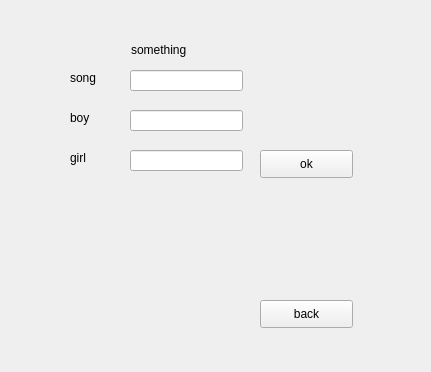
<?xml version="1.0" encoding="UTF-8"?>
<ui version="4.0">
 <class>dance</class>
 <widget class="QWidget" name="dance">
  <property name="geometry">
   <rect>
    <x>0</x>
    <y>0</y>
    <width>431</width>
    <height>372</height>
   </rect>
  </property>
  <property name="windowTitle">
   <string>Form</string>
  </property>
  <widget class="QLabel" name="maxNumber">
   <property name="geometry">
    <rect>
     <x>131</x>
     <y>40</y>
     <width>101</width>
     <height>20</height>
    </rect>
   </property>
   <property name="text">
    <string>something</string>
   </property>
  </widget>
  <widget class="QLabel" name="label_song">
   <property name="geometry">
    <rect>
     <x>70</x>
     <y>70</y>
     <width>72</width>
     <height>15</height>
    </rect>
   </property>
   <property name="text">
    <string>song</string>
   </property>
  </widget>
  <widget class="QLineEdit" name="songNumber">
   <property name="geometry">
    <rect>
     <x>130</x>
     <y>70</y>
     <width>113</width>
     <height>21</height>
    </rect>
   </property>
  </widget>
  <widget class="QLabel" name="boyNumber">
   <property name="geometry">
    <rect>
     <x>70</x>
     <y>110</y>
     <width>72</width>
     <height>15</height>
    </rect>
   </property>
   <property name="text">
    <string>boy</string>
   </property>
  </widget>
  <widget class="QLineEdit" name="boyNumber_2">
   <property name="geometry">
    <rect>
     <x>130</x>
     <y>110</y>
     <width>113</width>
     <height>21</height>
    </rect>
   </property>
  </widget>
  <widget class="QLabel" name="label_girl">
   <property name="geometry">
    <rect>
     <x>70</x>
     <y>150</y>
     <width>72</width>
     <height>15</height>
    </rect>
   </property>
   <property name="text">
    <string>girl</string>
   </property>
  </widget>
  <widget class="QLineEdit" name="girlNumber">
   <property name="geometry">
    <rect>
     <x>130</x>
     <y>150</y>
     <width>113</width>
     <height>21</height>
    </rect>
   </property>
  </widget>
  <widget class="QPushButton" name="pushButton_ok">
   <property name="geometry">
    <rect>
     <x>260</x>
     <y>150</y>
     <width>93</width>
     <height>28</height>
    </rect>
   </property>
   <property name="text">
    <string>ok</string>
   </property>
  </widget>
  <widget class="QPushButton" name="pushButton_back">
   <property name="geometry">
    <rect>
     <x>260</x>
     <y>300</y>
     <width>93</width>
     <height>28</height>
    </rect>
   </property>
   <property name="text">
    <string>back</string>
   </property>
  </widget>
  <widget class="QLabel" name="result">
   <property name="geometry">
    <rect>
     <x>0</x>
     <y>200</y>
     <width>601</width>
     <height>71</height>
    </rect>
   </property>
   <property name="sizePolicy">
    <sizepolicy hsizetype="Fixed" vsizetype="Fixed">
     <horstretch>0</horstretch>
     <verstretch>0</verstretch>
    </sizepolicy>
   </property>
   <property name="text">
    <string/>
   </property>
  </widget>
 </widget>
 <resources/>
 <connections>
  <connection>
   <sender>pushButton_ok</sender>
   <signal>clicked()</signal>
   <receiver>dance</receiver>
   <slot>ok()</slot>
   <hints>
    <hint type="sourcelabel">
     <x>332</x>
     <y>167</y>
    </hint>
    <hint type="destinationlabel">
     <x>365</x>
     <y>180</y>
    </hint>
   </hints>
  </connection>
  <connection>
   <sender>pushButton_back</sender>
   <signal>clicked()</signal>
   <receiver>dance</receiver>
   <slot>back()</slot>
   <hints>
    <hint type="sourcelabel">
     <x>334</x>
     <y>267</y>
    </hint>
    <hint type="destinationlabel">
     <x>373</x>
     <y>263</y>
    </hint>
   </hints>
  </connection>
 </connections>
 <slots>
  <slot>back()</slot>
 </slots>
</ui>
